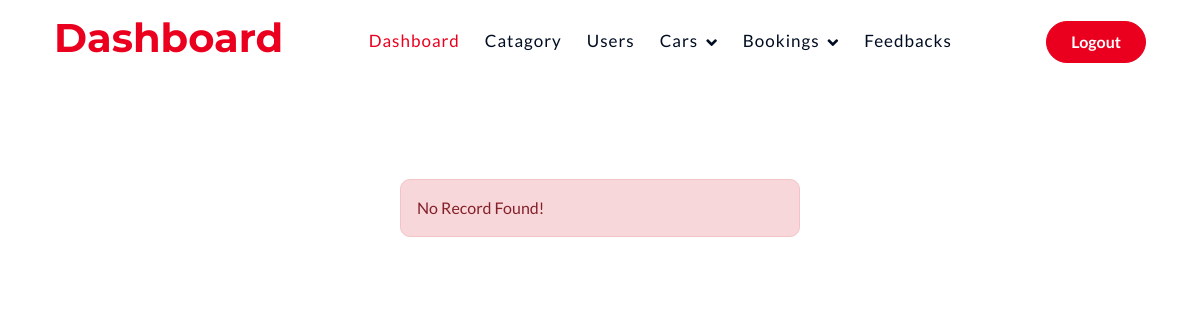
Page /manageBookings.php (signed in) on the earlier database version.
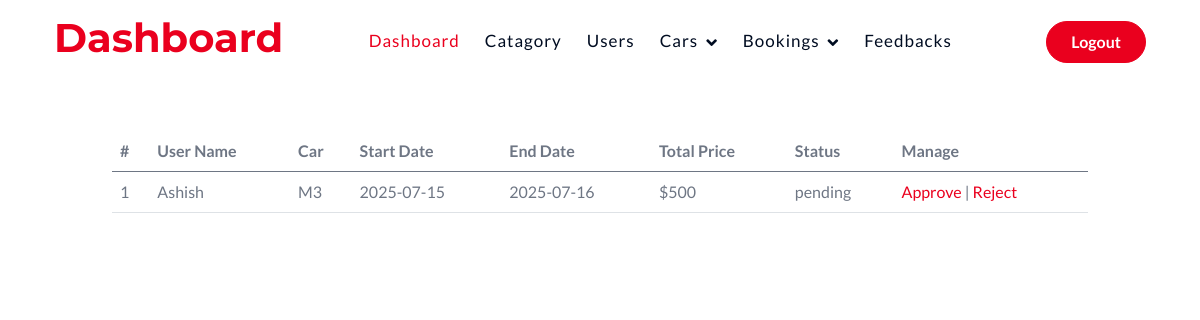
Same page on the later database version.
### tables this page shows
CREATE TABLE `bookings` (
  `id` int(11) NOT NULL,
  `user_id` int(20) NOT NULL,
  `car_id` int(20) NOT NULL,
  `start_date` date NOT NULL,
  `end_date` date NOT NULL,
  `total_price` int(50) NOT NULL,
  `status` varchar(20) NOT NULL DEFAULT 'pending',
  `created_at` timestamp NOT NULL DEFAULT current_timestamp()
);

CREATE TABLE `users` (
  `id` int(11) NOT NULL,
  `name` varchar(50) NOT NULL,
  `email` varchar(50) NOT NULL,
  `password` varchar(50) NOT NULL,
  `contact` varchar(50) NOT NULL,
  `address` varchar(100) NOT NULL,
  `status` varchar(20) NOT NULL DEFAULT 'active',
  `created_at` timestamp NOT NULL DEFAULT current_timestamp()
);

CREATE TABLE `cars` (
  `id` int(11) NOT NULL,
  `cat_id` int(20) NOT NULL,
  `title` varchar(20) NOT NULL,
  `brand` varchar(20) NOT NULL,
  `model` int(20) NOT NULL,
  `price_per_day` int(20) NOT NULL,
  `image_url` varchar(100) NOT NULL,
  `description` varchar(100) NOT NULL,
  `status` varchar(20) NOT NULL DEFAULT 'active',
  `created_at` timestamp NOT NULL DEFAULT current_timestamp()
);

### manageBookings.php (the view, shortened to what this page needs)
<?php
include("adminHeader.php");
include("config.php");
?>
<div class="container-fluid">
    <div class="row justify-content-center my-5">
        <?php
        $data = mysqli_query($conn, "SELECT u.name, c.title, b.* FROM bookings as b JOIN users as u ON b.user_id=u.id JOIN cars as c on b.car_id=c.id WHERE b.status='pending'");
        if (mysqli_num_rows($data) > 0) {
        ?>
            <div class="col-10">
                <table class="table">
                    <thead>
                        <tr>
                            <th scope="col">#</th>
                            <th scope="col">User Name</th>
                            <th scope="col">Car</th>
                            <th scope="col">Start Date</th>
                            <th scope="col">End Date</th>
                            <th scope="col">Total Price</th>
                            <th scope="col">Status</th>
                            <th scope="col">Manage</th>
                        </tr>
                    </thead>
                    <tbody>
                        <?php
                        $num = 1;
                        while ($row = mysqli_fetch_assoc($data)) {
                        ?>
                            <tr>
                                <td scope="row"><?php echo $num; ?></td>
                                <td><?php echo $row['name']; ?></td>
                                <td><?php echo $row['title']; ?></td>
                                <td><?php echo $row['start_date']; ?></td>
                                <td><?php echo $row['end_date']; ?></td>
                                <td><?php echo "$" . $row['total_price']; ?></td>
                                <td><?php echo $row['status']; ?></td>
                                <td>
                                    <a href="approveBooking.php?id=<?php echo $row['id']; ?>&car_id=<?php echo $row['car_id']; ?>">Approve</a> | <a href="rejectBooking.php?id=<?php echo $row['id']; ?>">Reject</a>
                                </td>
                            </tr>
                        <?php
                            $num++;
                        }
                        ?>
                    </tbody>
                </table>
            </div>
        <?php
        } else {
            echo '<div class="col-4 my-5 alert alert-danger" role="alert">No Record Found!</div>';
        }
        ?>
    </div>
</div>
<?php
include("adminFooter.php");
?>

### adminHeader.php (shortened to what this page needs)
<!DOCTYPE html>
<html lang="en">
    <head>
        <link rel="stylesheet" href="https://use.fontawesome.com/releases/v5.15.4/css/all.css"/>
        <link href="https://cdn.jsdelivr.net/npm/bootstrap-icons@1.4.1/font/bootstrap-icons.css" rel="stylesheet">
        <link href="lib/animate/animate.min.css" rel="stylesheet">
        <link href="lib/owlcarousel/assets/owl.carousel.min.css" rel="stylesheet">
        <link href="css/bootstrap.min.css" rel="stylesheet">
        <link href="css/style.css" rel="stylesheet">
    </head>
    <body>
        <div class="container-fluid">
            <div class="container nav-bar sticky-top px-0 px-lg-4 py-2 py-lg-0">
                <nav class="navbar navbar-expand-lg navbar-light">
                    <a href="adminIndex.php" class="navbar-brand p-0">
                        <h1 class="display-6 text-primary">Dashboard</h1>
                    </a>
                    <div class="collapse navbar-collapse" id="navbarCollapse">
                        <div class="navbar-nav mx-auto py-0">
                            <a href="adminIndex.php" class="nav-item nav-link active">Dashboard</a>
                            <a href="addCatagory.php" class="nav-item nav-link">Catagory</a>
                            <a href="manageUsers.php" class="nav-item nav-link">Users</a>
                            <div class="nav-item dropdown">
                                <a href="#" class="nav-link dropdown-toggle" data-bs-toggle="dropdown">Cars</a>
                            </div>
                            <div class="nav-item dropdown">
                                <a href="#" class="nav-link dropdown-toggle" data-bs-toggle="dropdown">Bookings</a>
                            </div>
                            <a href="manageFeedbacks.php" class="nav-item nav-link">Feedbacks</a>
                        </div>
                        <a href="logout.php" class="btn btn-primary rounded-pill py-2 px-4">Logout</a>
                    </div>
                </nav>
            </div>
        </div>

### adminFooter.php (shortened to what this page needs)
</body>
</html>

### css/style.css (style rules this page uses)
.btn { font-weight: 600; transition: .5s; }
.btn.btn-primary { color: var(--bs-white); }
.nav-bar { background: var(--bs-white); }
.sticky-top { transition: 1s; }
.navbar-light .navbar-nav .nav-link { position: relative; margin-right: 25px; padding: 35px 0; letter-spacing: 1px; color: var(--bs-dark); font-size: 17px; font-weight: 500; outline: none; transition: .5s; }
.sticky-top .navbar-light .navbar-nav .nav-link { padding: 20px 0; color: var(--bs-dark); }
.navbar-light .navbar-nav .nav-link:hover, .navbar-light .navbar-nav .nav-link.active { color: var(--bs-primary); }
.navbar .dropdown-toggle::after { border: none; content: "\f107"; font-family: "Font Awesome 5 Free"; font-weight: 600; vertical-align: middle; margin-left: 8px; }

Differences in the rows shown:
added bookings: user.name "Ashish", car.title "M3", start_date "2025-07-15", end_date "2025-07-16", total_price "500", status "pending"
Other differences:
text no longer shown: "No Record Found!"
text now shown: "# User Name Car Start Date End Date Total Price Status Manage"
